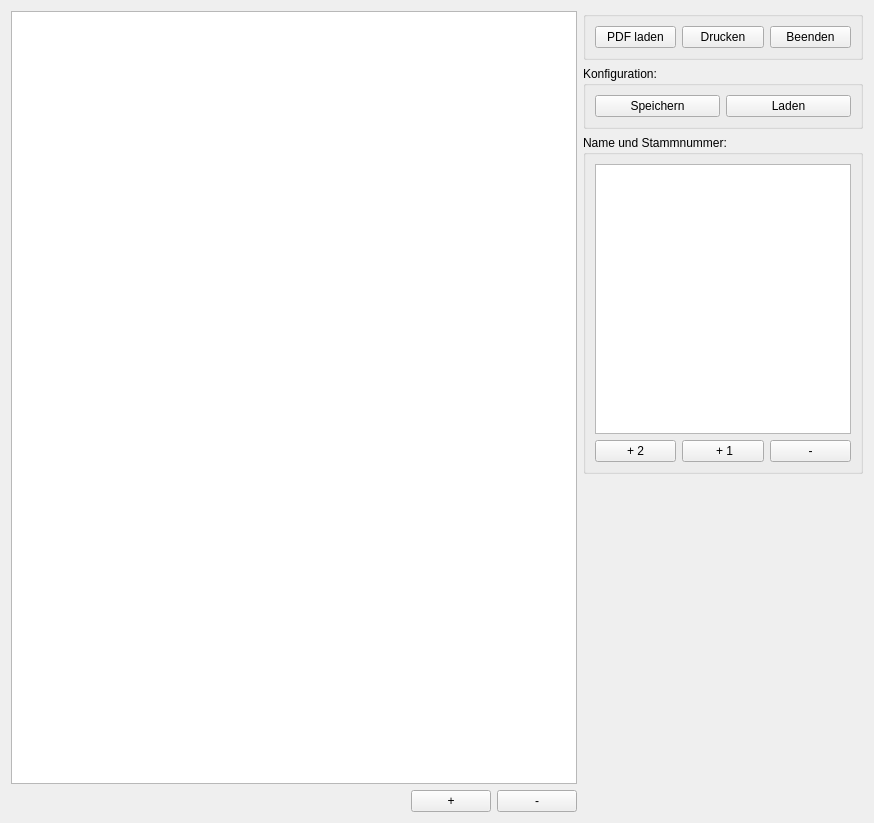
<?xml version="1.0" encoding="UTF-8"?>
<ui version="4.0">
 <class>MainWindow</class>
 <widget class="QWidget" name="MainWindow">
  <property name="geometry">
   <rect>
    <x>0</x>
    <y>0</y>
    <width>874</width>
    <height>823</height>
   </rect>
  </property>
  <property name="windowTitle">
   <string>PDF Editor mit resizbaren Box-Overlays</string>
  </property>
  <layout class="QHBoxLayout" name="horizontalLayout_5">
   <item>
    <layout class="QVBoxLayout" name="verticalLayout_3">
     <item>
      <widget class="QGraphicsView" name="graphicsView"/>
     </item>
     <item>
      <layout class="QHBoxLayout" name="horizontalLayout_4">
       <item>
        <spacer name="horizontalSpacer">
         <property name="orientation">
          <enum>Qt::Orientation::Horizontal</enum>
         </property>
         <property name="sizeHint" stdset="0">
          <size>
           <width>40</width>
           <height>20</height>
          </size>
         </property>
        </spacer>
       </item>
       <item>
        <widget class="QPushButton" name="btnZoomIn">
         <property name="text">
          <string>  +  </string>
         </property>
        </widget>
       </item>
       <item>
        <widget class="QPushButton" name="btnZoomOut">
         <property name="text">
          <string>  -  </string>
         </property>
        </widget>
       </item>
      </layout>
     </item>
    </layout>
   </item>
   <item>
    <layout class="QVBoxLayout" name="verticalLayout_2">
     <item>
      <widget class="QGroupBox" name="groupBox_2">
       <property name="title">
        <string/>
       </property>
       <layout class="QHBoxLayout" name="horizontalLayout_2">
        <item>
         <widget class="QPushButton" name="btnLoadPDF">
          <property name="sizePolicy">
           <sizepolicy hsizetype="Preferred" vsizetype="Fixed">
            <horstretch>0</horstretch>
            <verstretch>0</verstretch>
           </sizepolicy>
          </property>
          <property name="text">
           <string>PDF laden</string>
          </property>
         </widget>
        </item>
        <item>
         <widget class="QPushButton" name="btnGeneratePDF">
          <property name="sizePolicy">
           <sizepolicy hsizetype="Preferred" vsizetype="Fixed">
            <horstretch>0</horstretch>
            <verstretch>0</verstretch>
           </sizepolicy>
          </property>
          <property name="text">
           <string>Drucken</string>
          </property>
         </widget>
        </item>
        <item>
         <widget class="QPushButton" name="btnClosePDF">
          <property name="sizePolicy">
           <sizepolicy hsizetype="Preferred" vsizetype="Fixed">
            <horstretch>0</horstretch>
            <verstretch>0</verstretch>
           </sizepolicy>
          </property>
          <property name="text">
           <string>Beenden</string>
          </property>
         </widget>
        </item>
       </layout>
      </widget>
     </item>
     <item>
      <widget class="QGroupBox" name="groupBox_3">
       <property name="title">
        <string>Konfiguration:</string>
       </property>
       <layout class="QHBoxLayout" name="horizontalLayout_3">
        <item>
         <widget class="QPushButton" name="btnSave">
          <property name="sizePolicy">
           <sizepolicy hsizetype="Preferred" vsizetype="Fixed">
            <horstretch>0</horstretch>
            <verstretch>0</verstretch>
           </sizepolicy>
          </property>
          <property name="text">
           <string>Speichern</string>
          </property>
         </widget>
        </item>
        <item>
         <widget class="QPushButton" name="btnLoad">
          <property name="sizePolicy">
           <sizepolicy hsizetype="Preferred" vsizetype="Fixed">
            <horstretch>0</horstretch>
            <verstretch>0</verstretch>
           </sizepolicy>
          </property>
          <property name="text">
           <string>Laden</string>
          </property>
         </widget>
        </item>
       </layout>
      </widget>
     </item>
     <item>
      <widget class="QGroupBox" name="groupBox">
       <property name="sizePolicy">
        <sizepolicy hsizetype="Minimum" vsizetype="Preferred">
         <horstretch>0</horstretch>
         <verstretch>0</verstretch>
        </sizepolicy>
       </property>
       <property name="title">
        <string>Name und Stammnummer:</string>
       </property>
       <layout class="QVBoxLayout" name="verticalLayout">
        <item>
         <widget class="QListWidget" name="listBoxPairs">
          <property name="sizePolicy">
           <sizepolicy hsizetype="Preferred" vsizetype="Expanding">
            <horstretch>0</horstretch>
            <verstretch>0</verstretch>
           </sizepolicy>
          </property>
         </widget>
        </item>
        <item>
         <layout class="QHBoxLayout" name="horizontalLayout">
          <item>
           <widget class="QPushButton" name="btnAddBoxPair">
            <property name="sizePolicy">
             <sizepolicy hsizetype="Preferred" vsizetype="Preferred">
              <horstretch>0</horstretch>
              <verstretch>0</verstretch>
             </sizepolicy>
            </property>
            <property name="text">
             <string>+ 2</string>
            </property>
           </widget>
          </item>
          <item>
           <widget class="QPushButton" name="btnAddSingleBox">
            <property name="sizePolicy">
             <sizepolicy hsizetype="Preferred" vsizetype="Fixed">
              <horstretch>0</horstretch>
              <verstretch>0</verstretch>
             </sizepolicy>
            </property>
            <property name="text">
             <string> + 1</string>
            </property>
           </widget>
          </item>
          <item>
           <widget class="QPushButton" name="btnRemoveBoxPair">
            <property name="sizePolicy">
             <sizepolicy hsizetype="Preferred" vsizetype="Preferred">
              <horstretch>0</horstretch>
              <verstretch>0</verstretch>
             </sizepolicy>
            </property>
            <property name="text">
             <string>-</string>
            </property>
           </widget>
          </item>
         </layout>
        </item>
       </layout>
      </widget>
     </item>
     <item>
      <spacer name="verticalSpacer">
       <property name="orientation">
        <enum>Qt::Orientation::Vertical</enum>
       </property>
       <property name="sizeHint" stdset="0">
        <size>
         <width>20</width>
         <height>40</height>
        </size>
       </property>
      </spacer>
     </item>
    </layout>
   </item>
  </layout>
 </widget>
 <resources/>
 <connections/>
</ui>
